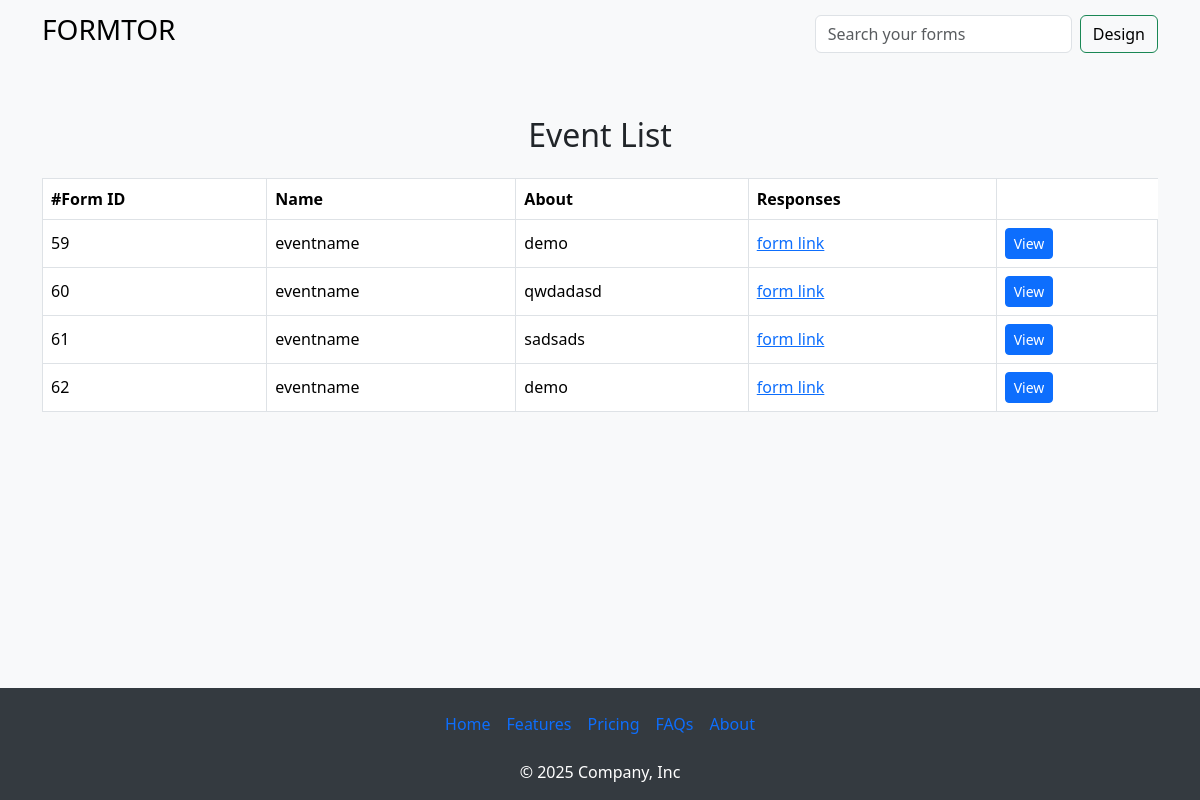
Before: /app (signed in) with the older database file.
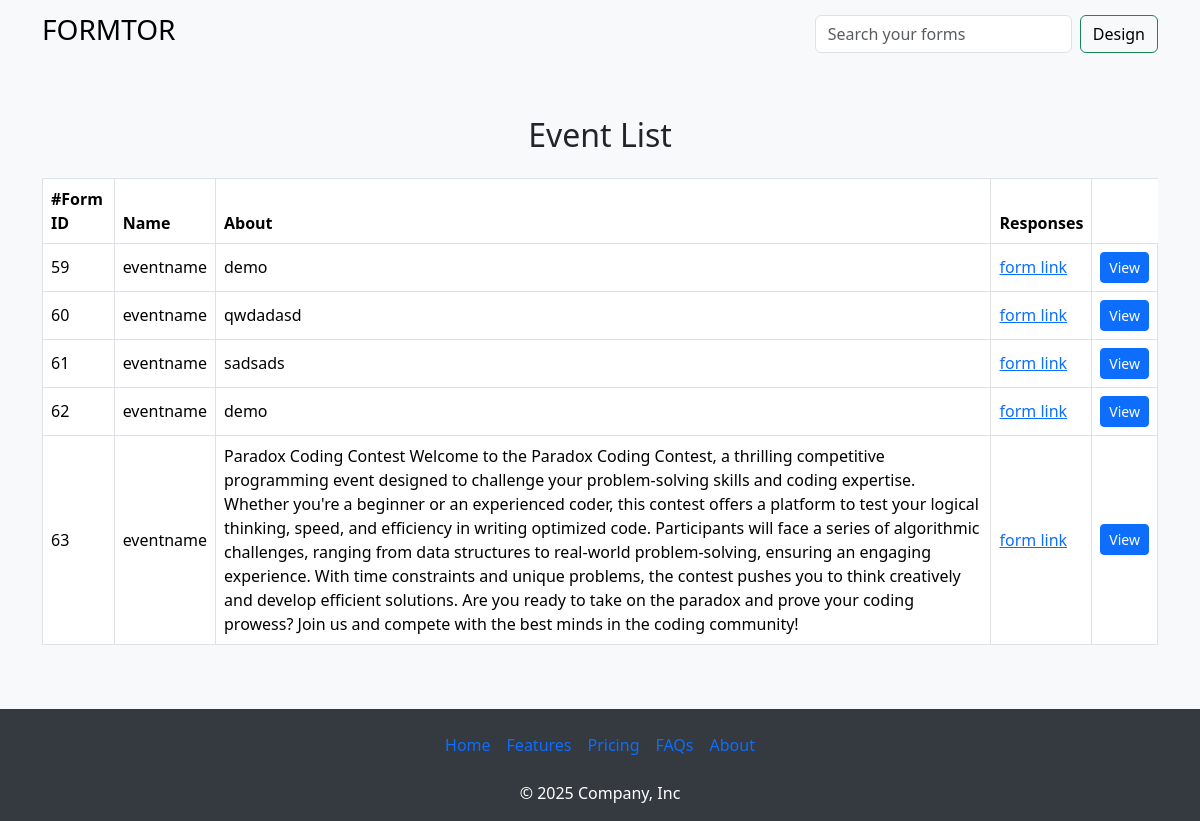
After: the same page with the newer database file.
### app/models.py (models this page shows)
class FormInfo(models.Model):
    eventname = models.CharField(max_length=122)
    eventorganizer = models.CharField(max_length=122)
    eventday = models.CharField(max_length=122)
    eventdate = models.CharField(max_length=122)
    eventtime = models.CharField(max_length=122)
    eventabout = models.TextField(max_length=1000)
    user = models.ForeignKey(CustomUser, on_delete=models.CASCADE, null=True)
    detect=models.BooleanField(default=False)

### app/views.py (the view)
# urls.py: path("app",views.app,name="app"),
def app(request):
    if request.user.is_authenticated:
        return render(request,"app-extend.html",{'data':FormInfo.objects.filter(user=request.user)})
    else:
        return redirect('/auth')

### templates/app-extend.html
{% extends "app.html" %}
{% block content %}
<main class="container my-5">
    <h2 class="text-center mb-4">Event List</h2>
    <div class="table-responsive">
        <table class="table table-bordered table-hover align-middle">
            <thead>
                <tr>
                    <th>#Form ID</th>
                    <th>Name</th>
                    <th>About</th>
                    <th>Responses</th>
                </tr>
            </thead>
            <tbody>
                <tr>
                    {% for i in data %}
                    <td>{{ i.id }}</td>
                    <td>{{ i.eventname }}</td>
                    <td>{{ i.eventabout }}</td>
                    <td><a href="/form/{{i.id}}">form link</a></td>
                    <td><a class="btn btn-primary btn-sm" href="/responses/{{i.id}}">View</a></td>
                </tr>
                {% endfor %}
            </tbody>
        </table>
    </div>
</main>
{% endblock %}

### templates/app.html (shortened to what this page needs)
<!doctype html>
<html lang="en">
<head>
    <link href="https://cdn.jsdelivr.net/npm/bootstrap@5.3.3/dist/css/bootstrap.min.css" rel="stylesheet"
>
</head>
<body>
    <nav class="navbar navbar-expand-lg navbar-light bg-light">
        <div class="container">
            <a class="navbar-brand" href="#"><h3>FORMTOR</h3></a>
            <div class="collapse navbar-collapse" id="navbarNav">
                <form class="ms-auto d-flex">
                    <input class="form-control me-2" type="search" placeholder="Search your forms" aria-label="Search">
                    <button class="btn btn-outline-success" type="submit"><a href="/form-info" style="text-decoration: none; color: black;">Design</a></button>
                </form>
            </div>
        </div>
    </nav>
    {% block content %}
    {% endblock %}
    <footer class="text-center">
        <div class="container">
            <ul class="nav justify-content-center mb-3">
                <li class="nav-item"><a href="#" class="nav-link px-2">Home</a></li>
                <li class="nav-item"><a href="#" class="nav-link px-2">Features</a></li>
                <li class="nav-item"><a href="#" class="nav-link px-2">Pricing</a></li>
                <li class="nav-item"><a href="#" class="nav-link px-2">FAQs</a></li>
                <li class="nav-item"><a href="#" class="nav-link px-2">About</a></li>
            </ul>
            <p class="mb-0">© 2025 Company, Inc</p>
        </div>
    </footer>
</body>
</html>

### templates/app.html (style rules this page uses)
body { background-color: #f8f9fa; display: flex; flex-direction: column; min-height: 100vh; }
main { flex: 1; }
.navbar-brand { font-weight: bold; }
table { background-color: #ffffff; }
table thead { background-color: #343a40; color: #ffffff; }
footer { background-color: #343a40; color: #ffffff; padding: 1rem 0; }
footer a { color: #ffffff; text-decoration: none; }

Changed rows visible on the page:
added FormInfo: id "63", eventname "eventname", eventabout "Paradox Coding Contest Welcome to the Paradox Coding Contest, a thrilling competitive programming event designed to challenge your problem-solving skills and coding expertise. Whether you're a beginner or an experienced coder, this contest offers a platform to test your logical thinking, speed, and efficiency in writing optimized code. Participants will face a series of algorithmic challenges, ranging from data structures to real-world problem-solving, ensuring an engaging experience. With time constraints and unique problems, the contest pushes you to think creatively and develop efficient solutions. Are you ready to take on the paradox and prove your coding prowess? Join us and compete…"
